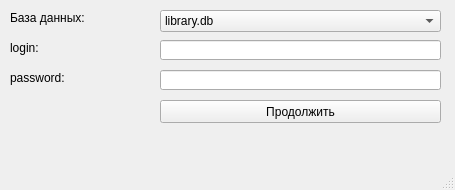
<?xml version="1.0" encoding="UTF-8"?>
<ui version="4.0">
 <class>MainWindow</class>
 <widget class="QMainWindow" name="MainWindow">
  <property name="geometry">
   <rect>
    <x>0</x>
    <y>0</y>
    <width>455</width>
    <height>190</height>
   </rect>
  </property>
  <property name="windowTitle">
   <string>MainWindow</string>
  </property>
  <widget class="QWidget" name="centralwidget">
   <widget class="QLabel" name="label">
    <property name="geometry">
     <rect>
      <x>10</x>
      <y>10</y>
      <width>101</width>
      <height>16</height>
     </rect>
    </property>
    <property name="text">
     <string>База данных:</string>
    </property>
   </widget>
   <widget class="QComboBox" name="comboBox">
    <property name="geometry">
     <rect>
      <x>160</x>
      <y>10</y>
      <width>281</width>
      <height>22</height>
     </rect>
    </property>
    <item>
     <property name="text">
      <string>library.db</string>
     </property>
    </item>
   </widget>
   <widget class="QLineEdit" name="lineEdit">
    <property name="geometry">
     <rect>
      <x>160</x>
      <y>40</y>
      <width>281</width>
      <height>20</height>
     </rect>
    </property>
   </widget>
   <widget class="QLineEdit" name="lineEdit_2">
    <property name="geometry">
     <rect>
      <x>160</x>
      <y>70</y>
      <width>281</width>
      <height>20</height>
     </rect>
    </property>
   </widget>
   <widget class="QLabel" name="label_2">
    <property name="geometry">
     <rect>
      <x>10</x>
      <y>40</y>
      <width>101</width>
      <height>16</height>
     </rect>
    </property>
    <property name="text">
     <string>login:</string>
    </property>
   </widget>
   <widget class="QLabel" name="label_3">
    <property name="geometry">
     <rect>
      <x>10</x>
      <y>70</y>
      <width>101</width>
      <height>16</height>
     </rect>
    </property>
    <property name="text">
     <string>password:</string>
    </property>
   </widget>
   <widget class="QPushButton" name="pushButton">
    <property name="geometry">
     <rect>
      <x>160</x>
      <y>100</y>
      <width>281</width>
      <height>23</height>
     </rect>
    </property>
    <property name="text">
     <string>Продолжить</string>
    </property>
   </widget>
  </widget>
  <widget class="QMenuBar" name="menubar">
   <property name="geometry">
    <rect>
     <x>0</x>
     <y>0</y>
     <width>455</width>
     <height>21</height>
    </rect>
   </property>
  </widget>
  <widget class="QStatusBar" name="statusbar"/>
 </widget>
 <resources/>
 <connections/>
</ui>
